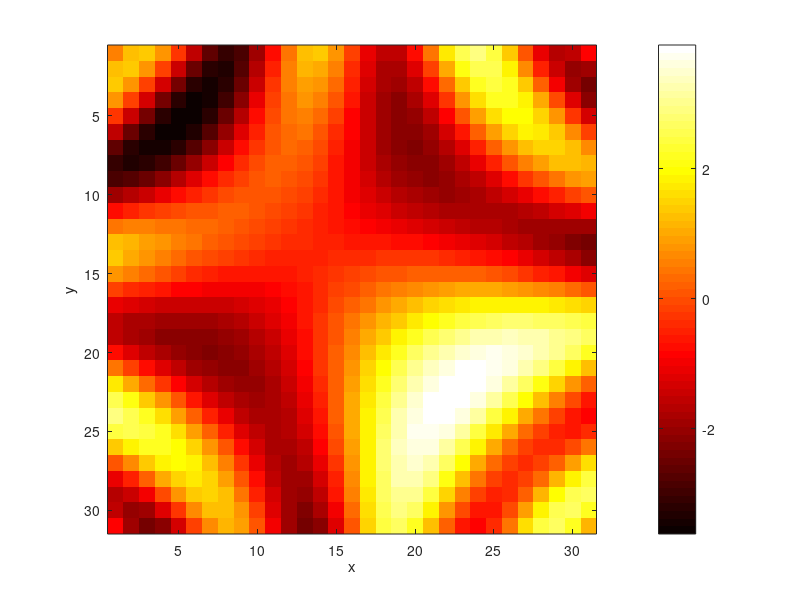

The MATLAB source for this figure:
[x, y] = meshgrid(-3:.2:3,-3:.2:3);
z = sin(x) + 2*sin(x.*y) + sin(y);
% 画图
surf(x, y, z);

box on;
set(gca, 'FontSize', 16);
zlabel('z');
xlim([-4 4]);
xlabel('x');
ylim([-4 4]);
ylabel('y');
 
% 二维热力图，用颜色表示z轴
imagesc(z);
axis square;
xlabel('x');
ylabel('y');
% 下面的三个命令要分别执行
% 添加颜色深浅标签
colorbar;
% 热色系
colormap(hot);
% 冷色系
% colormap(cool);
% 灰度
% colormap(gray);